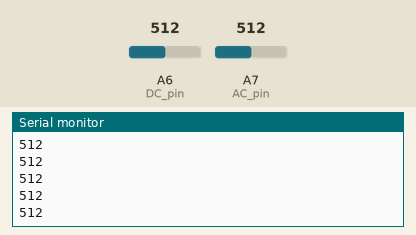
Simulated run of this sketch. Board: Arduino Nano, built with avr-gcc and run on an emulated ATmega328P. On the bench: the last lines printed to the serial monitor. The test bench sets the inputs (shaded band); at power-on: A6 (DC_pin) = 512, A7 (AC_pin) = 512.

Above: at 1.2 s.
1.3 s: A6 (DC_pin) set to 716
At 1.9 s:
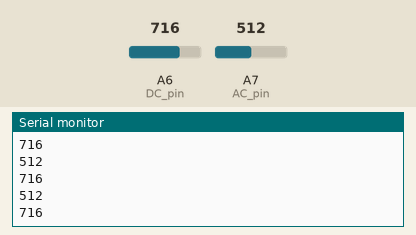
2.8 s: A7 (AC_pin) set to 306
At 3.3 s:
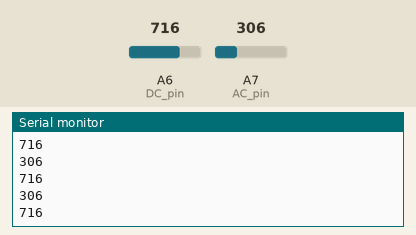
4.3 s: A6 (DC_pin) set to 900
At 5.1 s:
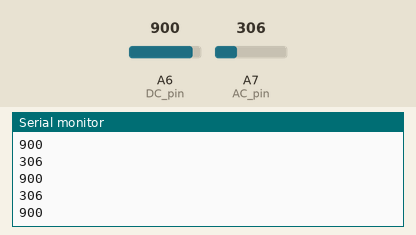
5.8 s: A7 (AC_pin) set to 122
At 6.3 s:
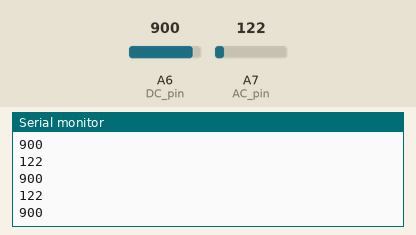
Timing chart, 0 to 7.0 s (numbered marks = the images above; inputs shaded):
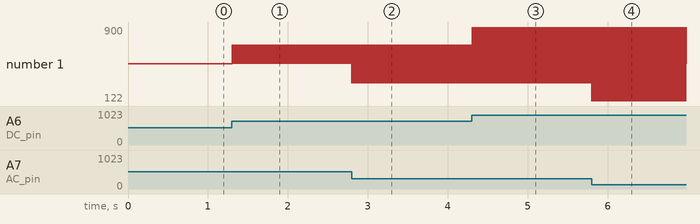

The sketch:

plot.ino
```cpp
int AC_pin = A7;
int DC_pin = A6;
void setup() {
  Serial.begin(115200);
}

void loop() {
  // read the value from the sensor:
  Serial.println(analogRead(AC_pin));
  Serial.println(analogRead(DC_pin));
  delay(5);
}
```

Measured:
- after the input at 1.3 s, the serial monitor: prints a new line at once (image 1)
- after the input at 2.8 s, the serial monitor: prints a new line at once (image 2)
- after the input at 4.3 s, the serial monitor: prints a new line at once (image 3)
- after the input at 5.8 s, the serial monitor: prints a new line at once (image 4)
- plotted number 1: 512 → 716 after the input at 1.3 s, 716 → 900 after the input at 4.3 s, 900 → 122 after the input at 5.8 s
